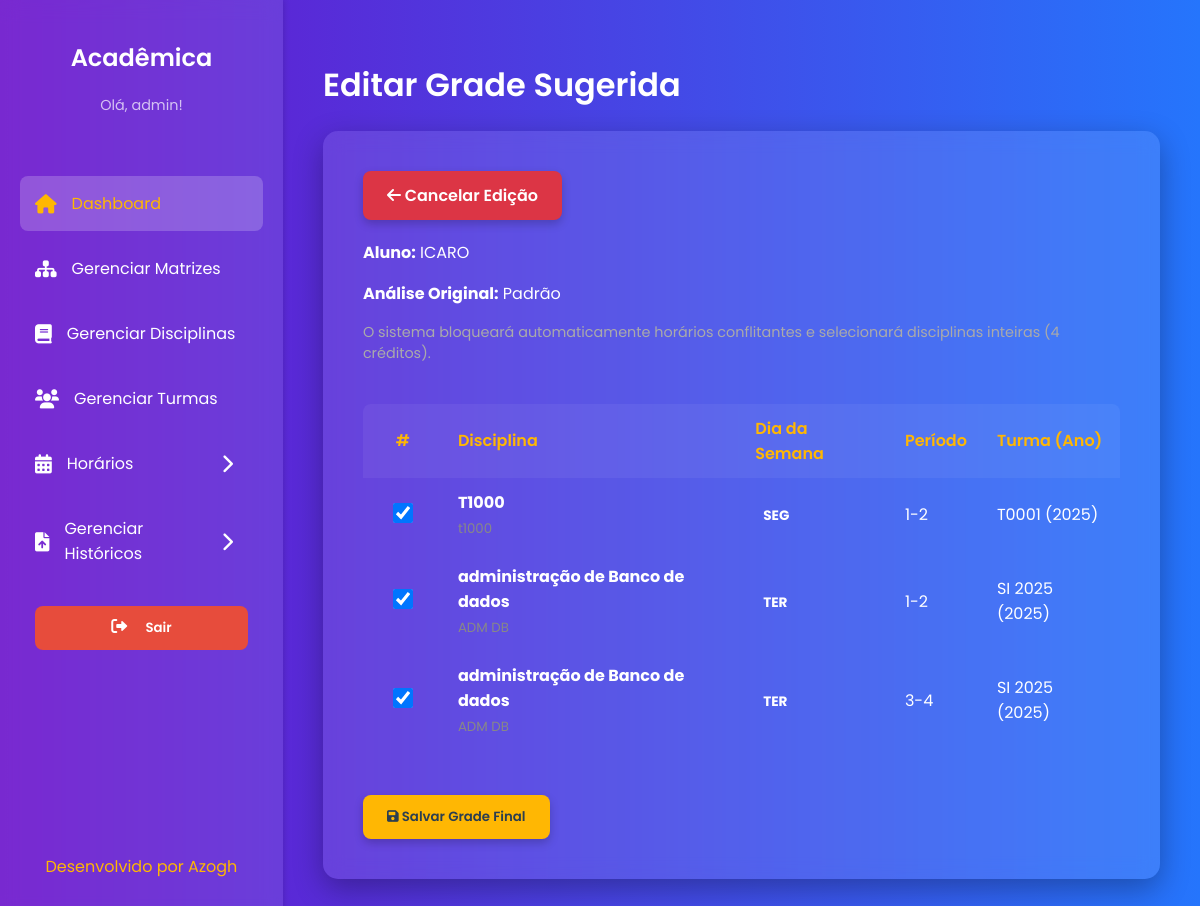
The app's page /editar/39/ (signed in), older data.
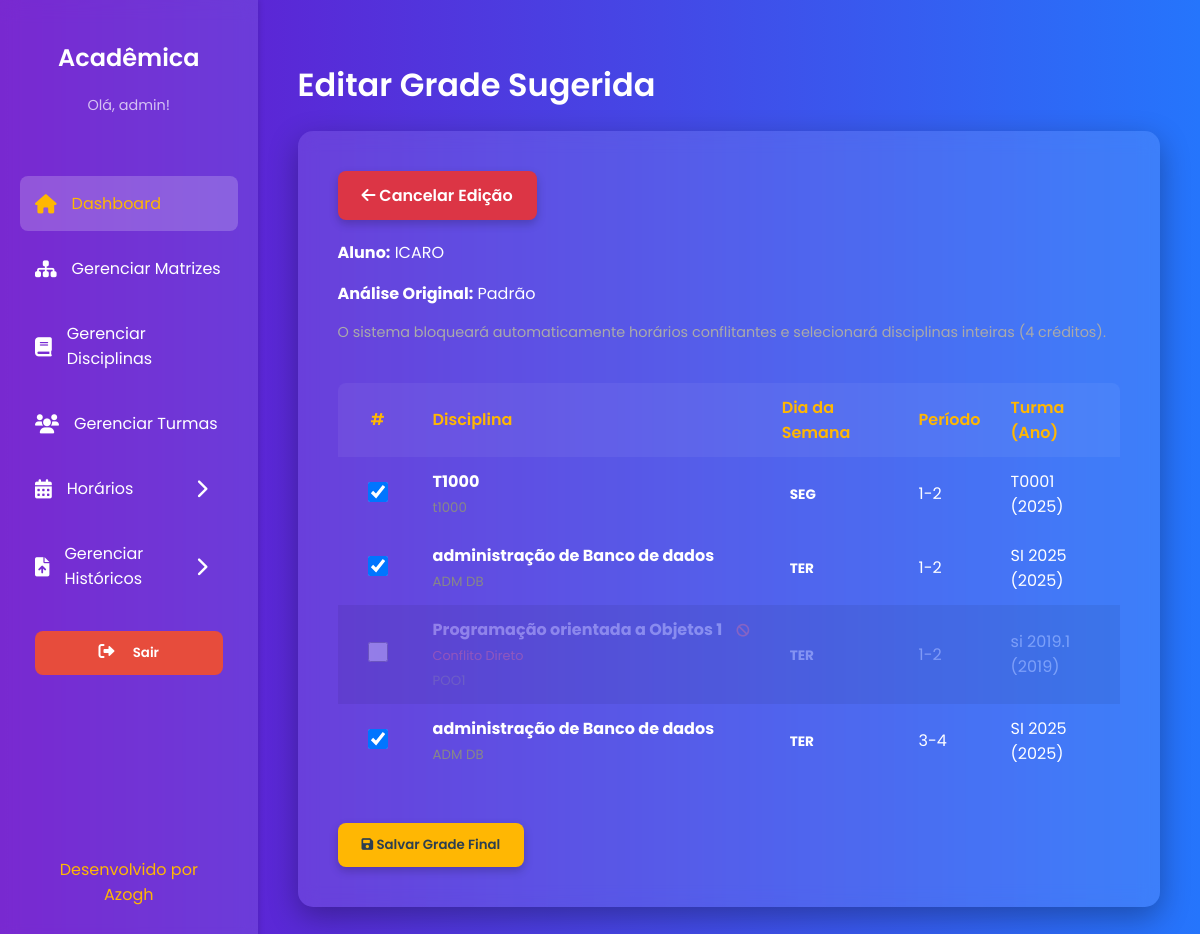
The same page, newer data.
### core/models.py (models this page shows, shortened)
class Horario(models.Model):
    DIA_CHOICES = [
        ('SEG', 'Segunda-feira'),
        ('TER', 'Terça-feira'),
        ('QUA', 'Quarta-feira'),
        ('QUI', 'Quinta-feira'),
        ('SEX', 'Sexta-feira'),
    ]
    PERIODO_CHOICES = [
        ('1-2', 'Período 1 e 2'),
        ('3-4', 'Período 3 e 4'),
    ]
    dia_semana = models.CharField(max_length=3, choices=DIA_CHOICES, verbose_name="Dia da Semana")
    periodo = models.CharField(max_length=3, choices=PERIODO_CHOICES, verbose_name="Período")
    turma = models.ForeignKey(Turma, on_delete=models.CASCADE, verbose_name="Turma")
    disciplina = models.ForeignKey(Disciplinas, on_delete=models.CASCADE, verbose_name="Disciplina")
    usuario = models.ForeignKey(
        Usuario,
        on_delete=models.CASCADE,
        verbose_name="Criado por"
    )
    class Meta:
        db_table = 'HORARIO'
        unique_together = ('turma', 'dia_semana', 'periodo', 'disciplina')
        verbose_name = "Horário"
        verbose_name_plural = "Horários"

class Disciplinas(models.Model):
    nome = models.CharField(max_length=100)
    sigla = models.CharField(max_length=10)
    ch = models.IntegerField(verbose_name="Carga Horária")
    semestre = models.PositiveSmallIntegerField()
    codigo = models.CharField(max_length=10)
    matriz_curricular = models.ForeignKey(
        MatrizCurricular,
        on_delete=models.CASCADE,
        verbose_name="Matriz Curricular"
    )
    usuario = models.ForeignKey(
        Usuario,
        on_delete=models.CASCADE,
        verbose_name="Criado por"
    )
    pre_requisitos = models.ManyToManyField(
        'self',
        symmetrical=False,
        blank=True,
        verbose_name="Pré-requisitos"
    )
    class Meta:
        db_table = 'DISCIPLINAS'
        verbose_name = "Disciplina"
        verbose_name_plural = "Disciplinas"

class Turma(models.Model):
    nome = models.CharField(max_length=45)
    ano_ingresso = models.IntegerField(verbose_name="Ano de Ingresso")
    usuario = models.ForeignKey(
        Usuario,
        on_delete=models.CASCADE,
        verbose_name="Criado por"
    )
    class Meta:
        db_table = 'TURMA'
        verbose_name = "Turma"
        verbose_name_plural = "Turmas"

### analytics/views.py (the view, shortened to what this page needs)
# urls.py: path('editar/<int:analise_pk>/', views.editar_analise, name='editar_analise'),
@login_required
def editar_analise(request, analise_pk):
    analise = get_object_or_404(Analise, pk=analise_pk)
    todos_horarios = Horario.objects.select_related('disciplina').order_by('dia_semana', 'periodo')
    itens_atuais = AnaliseItens.objects.filter(analise=analise)
    itens_marcados_signature = set()
    for item in itens_atuais:
        itens_marcados_signature.add((item.disciplina.id, item.dia_semana, item.periodo))
    for h in todos_horarios:
        if (h.disciplina.id, h.dia_semana, h.periodo) in itens_marcados_signature:
            h.marcado = True
        else:
            h.marcado = False
    return render(request, 'analytics/editar_analise.html', {
        'analise': analise,
        'todos_horarios': todos_horarios
    })

### analytics/templates/analytics/editar_analise.html (shortened to what this page needs)
{% extends 'core/base.html' %}
{% load static %}
{% block page_title %}Editar Grade Sugerida{% endblock %}
{% block content %}
<div style="display: flex; justify-content: space-between; align-items: center; margin-bottom: 20px;">
    <a href="{% url 'analytics:consultar_analise' analise_pk=analise.pk %}" class="cancel-button">
        <i class="fas fa-arrow-left"></i> Cancelar Edição
    </a>
</div>
<div class="form-container">
    <div class="aluno-info" style="margin-bottom: 20px;">
        <p><strong>Aluno:</strong> {{ analise.historico.aluno.nome }}</p>
        <p><strong>Análise Original:</strong> {{ analise.get_tipo_analise_display }}</p>
        <p style="color: #aaa; font-size: 0.9em;">
            O sistema bloqueará automaticamente horários conflitantes e selecionará disciplinas inteiras (4 créditos).
        </p>
    </div>
    <form method="POST">
        <table class="table-edit">
            <thead>
                <tr>
                    <th style="width: 50px; text-align: center;">#</th>
                    <th>Disciplina</th>
                    <th>Dia da Semana</th>
                    <th>Período</th>
                    <th>Turma (Ano)</th>
                </tr>
            </thead>
            <tbody>
                {% for horario in todos_horarios %}
                <tr id="row-{{ horario.pk }}" class="horario-row">
                    <td style="text-align: center;">
                        <input type="checkbox"
                               name="horarios_selecionados"
                               value="{{ horario.pk }}"
                               class="big-checkbox schedule-checkbox"
                               {% if horario.marcado %}checked{% endif %}
                               /* DADOS PARA O JAVASCRIPT LER */
                               data-dia="{{ horario.dia_semana }}"
                               data-periodo="{{ horario.periodo }}"
                               data-row="row-{{ horario.pk }}"
                               data-disciplina="{{ horario.disciplina.nome }}"
                               /* NOVO: Identificador único do par Turma+Disciplina */
                               data-group="T{{ horario.turma.id }}-D{{ horario.disciplina.id }}"
                        >
                    </td>
                    <td>
                        <strong>{{ horario.disciplina.nome }}</strong>
                        <span class="conflict-msg"> Conflito</span>
                        <br>
                        <small style="color: #888;">{{ horario.disciplina.sigla }}</small>
                    </td>
                    <td>
                        <span class="badge-dia">{{ horario.dia_semana }}</span>
                    </td>
                    <td>{{ horario.periodo }}</td>
                    <td>{{ horario.turma.nome }} ({{ horario.turma.ano_ingresso }})</td>
                </tr>
                {% empty %}
                <tr>
                    <td colspan="5" style="text-align: center; padding: 20px;">
                        Nenhum horário disponível cadastrado no sistema.
                    </td>
                </tr>
                {% endfor %}
            </tbody>
        </table>
        <div class="button-group" style="margin-top: 30px;">
            <button type="submit" class="cta-button">
                <i class="fas fa-save"></i> Salvar Grade Final
            </button>
        </div>
    </form>
</div>
{% endblock %}

Row changes from the older to the newer data that the page shows:
added Horario: disciplina.nome "Programação orientada a Objetos 1", dia_semana "TER", periodo "1-2", turma.nome "si 2019.1", turma.ano_ingresso "2019"
